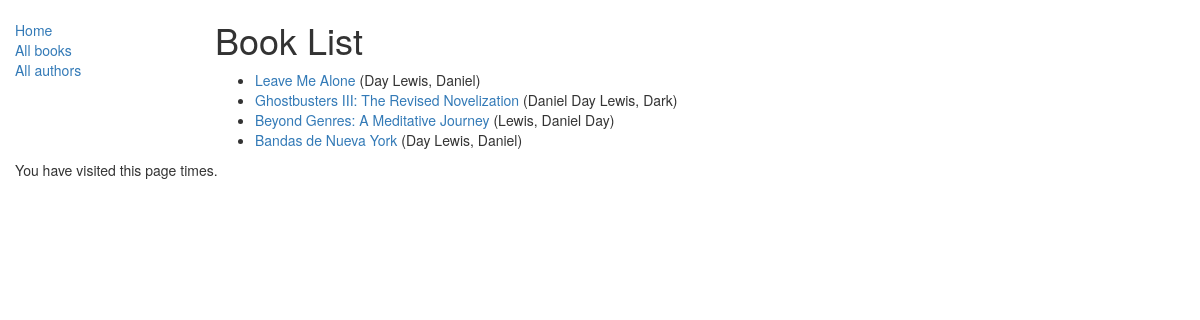
/catalog/books/, run on the app's committed database.
### catalog/models.py (models this page shows, shortened)
class Book(models.Model):
    title = models.CharField(max_length=200)
    author = models.ForeignKey('Author', on_delete=models.SET_NULL, null=True)
    summary = models.TextField(max_length=1000, help_text="Please enter a BRIEF description of the book")
    isbn = models.CharField('ISBN', max_length=13, help_text='13-character <a href="https://www.isbn-international.org/content/what-isbn">ISBN number</a>')
    genre = models.ManyToManyField(Genre, help_text="Select a genre for this book")
    language = models.ForeignKey(Language, on_delete=models.SET_NULL, null=True)
    def get_absolute_url(self):
        return reverse('book-detail', args=[str(self.id)])
    def display_genre(self):
        """
        Returns first 3 genres in short description string so admin site can display
        """
        return ', '.join([genre.name for genre in self.genre.all()[:3]])
    display_genre.short_description = 'Hurf Blurf'

class Author(models.Model):
    first_name = models.CharField(max_length=100)
    last_name = models.CharField(max_length=100)
    date_of_birth = models.DateField(null=True, blank=True)
    date_of_death = models.DateField('Died', null=True, blank=True)
    def __str__(self):
        return '%s, %s' % (self.last_name, self.first_name)

### catalog/views.py (the view)
class BookListView(generic.ListView):
    model = Book
    paginate_by = 10

### catalog/templates/catalog/book_list.html (shortened to what this page needs)
{% extends "base_generic.html" %}
{% block content %}
    <h1>Book List</h1>
    {% if book_list %}
    <ul id="book-list">
        {% for book in book_list %}
        <li><a href="{{ book.get_absolute_url }}">{{ book.title }}</a> ({{ book.author }})</li>
        {% endfor %}
    </ul>
    {% else %}
        <p>There are no books in the library...</p>
    {% endif %}
{% endblock %}

### data on the page
Book: title "Leave Me Alone", author "Day Lewis, Daniel"
Book: title "Ghostbusters III: The Revised Novelization", author "Daniel Day Lewis, Dark"
Book: title "Beyond Genres: A Meditative Journey", author "Lewis, Daniel Day"
Book: title "Bandas de Nueva York", author "Day Lewis, Daniel"
